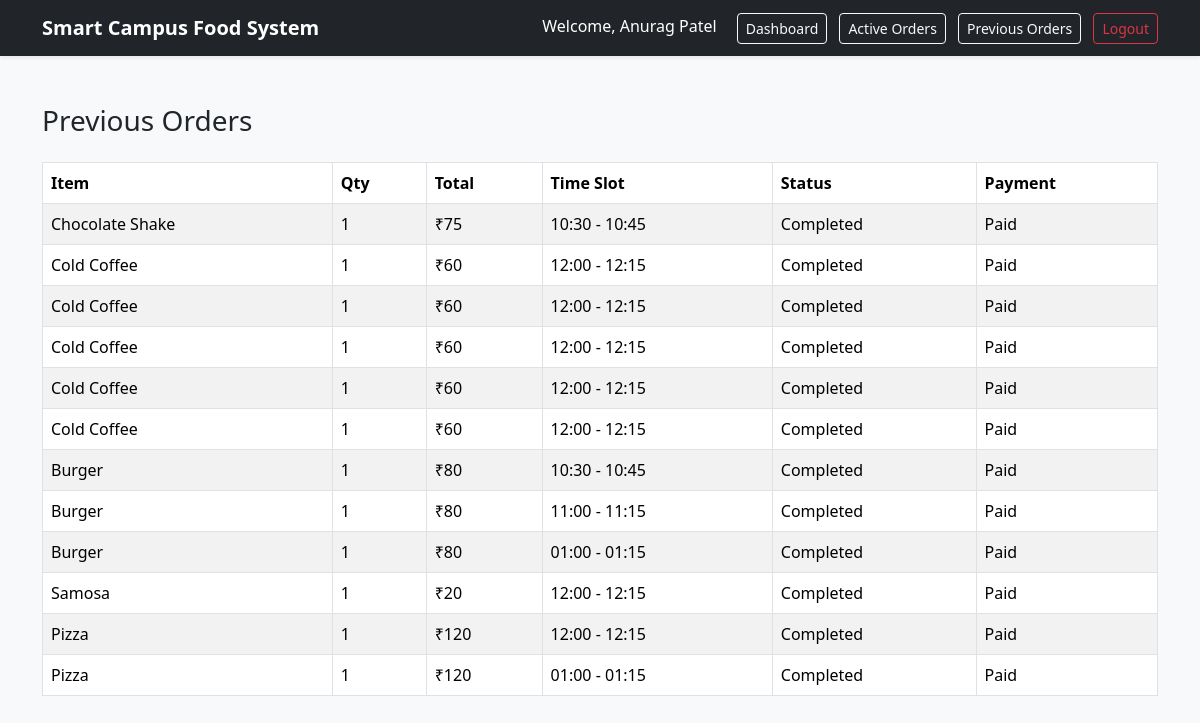
The page /previous-orders (signed in) on the database its author committed.
### models.py (models this page shows)
class Order(db.Model):
    id = db.Column(db.Integer, primary_key=True)
    user_name = db.Column(db.String(100))
    item_name = db.Column(db.String(100))
    quantity = db.Column(db.Integer)
    time_slot = db.Column(db.String(50))
    total_price = db.Column(db.Integer)
    payment_method = db.Column(db.String(50))
    payment_status = db.Column(db.String(50), default="Paid")
    status = db.Column(db.String(50), default="Pending")
    timestamp = db.Column(db.DateTime, default=datetime.utcnow)

### app.py (the view)
@app.route("/previous-orders")
def previous_orders():
    if "role" not in session or session["role"] != "user":
        return redirect(url_for("login"))
    orders = Order.query.filter_by(user_name=session["name"]).order_by(Order.timestamp.desc()).all()
    return render_template("previous_orders.html", orders=orders)

### app.py (called while the page is built)
@app.context_processor
def inject_active_orders():
    if "role" in session and session["role"] == "user":
        user_orders = Order.query.filter_by(
            user_name=session["name"]
        ).all()
        active_count = sum(1 for o in user_orders if o.status != "Completed")
        return dict(active_count=active_count)
    return dict(active_count=0)

### templates/previous_orders.html
{% extends "base.html" %}
{% block content %}
<h3 class="mb-4">Previous Orders</h3>
<table class="table table-bordered table-striped">
    <thead>
        <tr>
            <th>Item</th>
            <th>Qty</th>
            <th>Total</th>
            <th>Time Slot</th>
            <th>Status</th>
            <th>Payment</th>
        </tr>
    </thead>
    <tbody>
        {% for order in orders %}
        <tr>
            <td>{{ order.item_name }}</td>
            <td>{{ order.quantity }}</td>
            <td>₹{{ order.total_price }}</td>
            <td>{{ order.time_slot }}</td>
            <td>{{ order.status }}</td>
            <td>{{ order.payment_status }}</td>
        </tr>
        {% endfor %}
    </tbody>
</table>
{% endblock %}

### rows shown on the page
Order: item_name "Chocolate Shake", quantity "1", total_price "75", time_slot "10:30 - 10:45", status "Completed", payment_status "Paid"
Order: item_name "Cold Coffee", quantity "1", total_price "60", time_slot "12:00 - 12:15", status "Completed", payment_status "Paid"
Order: item_name "Cold Coffee", quantity "1", total_price "60", time_slot "12:00 - 12:15", status "Completed", payment_status "Paid"
Order: item_name "Cold Coffee", quantity "1", total_price "60", time_slot "12:00 - 12:15", status "Completed", payment_status "Paid"
Order: item_name "Cold Coffee", quantity "1", total_price "60", time_slot "12:00 - 12:15", status "Completed", payment_status "Paid"
Order: item_name "Cold Coffee", quantity "1", total_price "60", time_slot "12:00 - 12:15", status "Completed", payment_status "Paid"
Order: item_name "Burger", quantity "1", total_price "80", time_slot "10:30 - 10:45", status "Completed", payment_status "Paid"
Order: item_name "Burger", quantity "1", total_price "80", time_slot "11:00 - 11:15", status "Completed", payment_status "Paid"
Order: item_name "Burger", quantity "1", total_price "80", time_slot "01:00 - 01:15", status "Completed", payment_status "Paid"
Order: item_name "Samosa", quantity "1", total_price "20", time_slot "12:00 - 12:15", status "Completed", payment_status "Paid"
Order: item_name "Pizza", quantity "1", total_price "120", time_slot "12:00 - 12:15", status "Completed", payment_status "Paid"
Order: item_name "Pizza", quantity "1", total_price "120", time_slot "01:00 - 01:15", status "Completed", payment_status "Paid"

### other values the page prints
{{ session['name'] }} "Anurag Patel"
